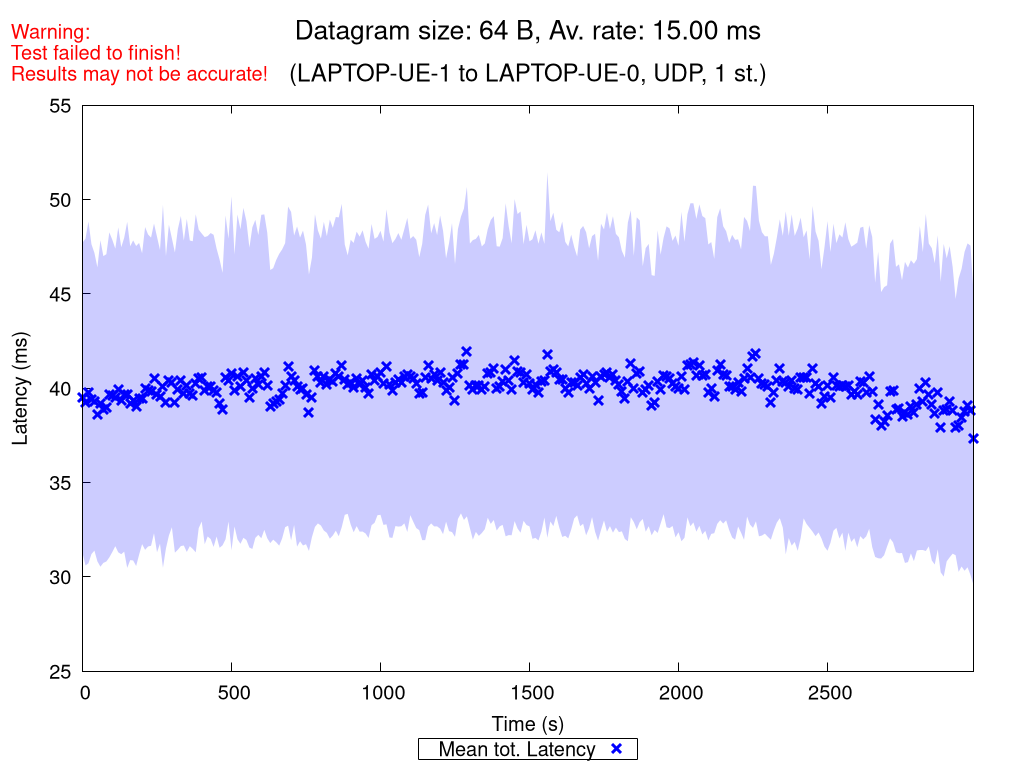

Write the gnuplot code that produced this figure.
set terminal pngcairo nocrop enhanced size 1024,768 font "Verdana,15"
set output "UDP_1_st_2020_10_07_18-23-36_one2two_00064B.png"

set title "{/=20 Datagram size: 64 B, Av. rate: 15.00 ms}\n\n{/=18 (LAPTOP-UE-1 to LAPTOP-UE-0, UDP, 1 st.)}"
set label "Warning:\nTest failed to finish!\nResults may not be accurate!" at screen 0.01, screen 0.96 tc rgb "red"

set xlabel "Time (s)"
set ylabel "Latency (ms)"
set ytics nomirror
set key bmargin center horizontal box samplen 1 width -1
set bmargin 4.6
set rmargin 4.5

rf = 1.0  # rate factor
set style fill transparent solid 0.2 noborder
set autoscale xfix
plot "UDP_1_st_2020_10_07_18-23-36_one2two_00064B_iperf_processed.dat" using 1:($2/rf-$3/rf):($2/rf+$3/rf) with filledcurves lc rgb "blue" notitle, \
     "" using 1:($2/rf) with points pt 2 ps 1.5 lw 3 lc rgb "blue" title "Mean tot. Latency", \
